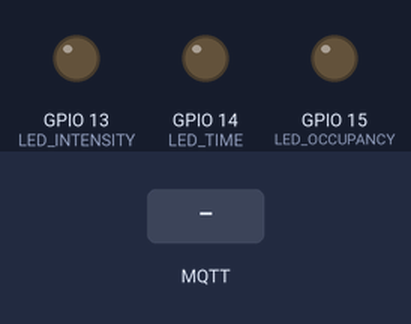
This sketch was run on a simulated ESP8266 (NodeMCU). Shown: output pins drawn as LEDs (lit = HIGH). The test bench sets the inputs (shaded band). WiFi joins after 1.5 s; servers stay silent unless stated; random numbers use the default seed unless the sketch sets one; no MQTT or app messages arrive unless stated; what the sketch prints to the serial monitor is not drawn.

Above: at 2.7 s.
2.8 s: MQTT message "1" arrives on the first subscribed topic
At 3.5 s:
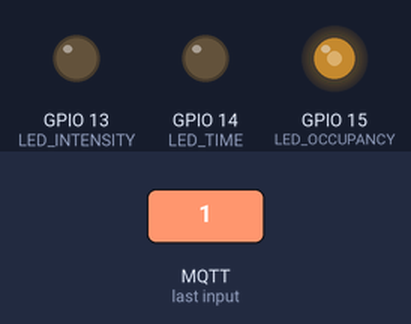
4.3 s: MQTT message "1" arrives on the third subscribed topic
At 4.6 s:
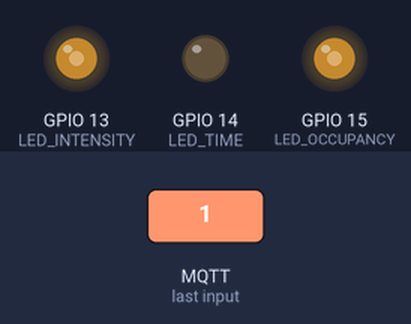
5.8 s: MQTT message "0" arrives on the first subscribed topic
At 7.0 s:
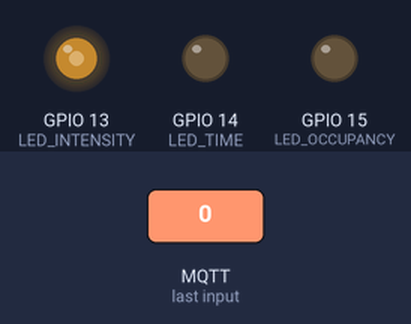
7.3 s: MQTT message "2" arrives on the first subscribed topic
At 8.1 s:
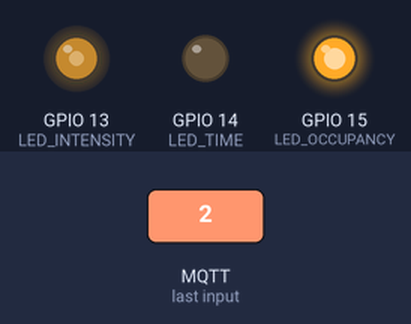
8.8 s: MQTT message "1" arrives on the second subscribed topic
At 9.3 s:
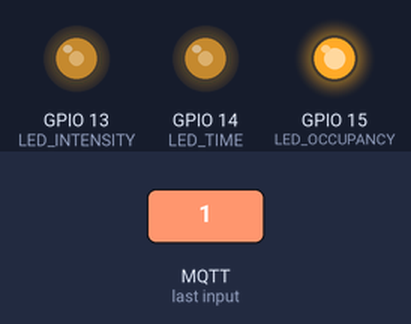
10.3 s: MQTT message "5" arrives on the first subscribed topic
At 11.6 s:
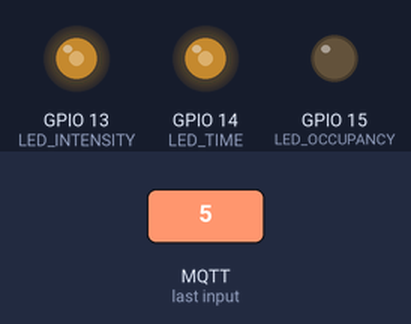
Timing chart, 0 to 12.8 s (numbered marks = the images above; inputs shaded):
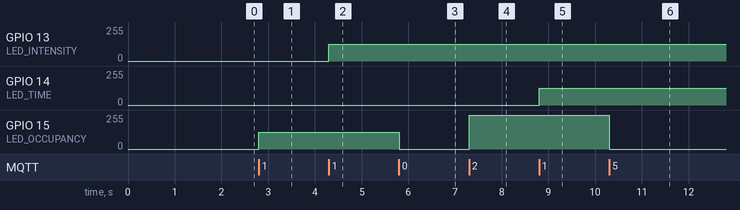

The sketch:

mqtt_esp8266.ino
```cpp
#include <ESP8266WiFi.h>
#include <PubSubClient.h>
int LED_OCCUPANCY = 15;  //D8
int LED_TIME = 14;       //D5
int LED_INTENSITY = 13;  //D7

//3nG5tuDt
//Eng-Student //39829828
const char* ssid = "Eng-Student";
const char* password = "3nG5tuDt";
const char* mqtt_server = "10.40.18.10";
//test.mosquitto.org  //10.40.18.10

WiFiClient espClient;
PubSubClient client(espClient);
unsigned long lastMsg = 0;
#define MSG_BUFFER_SIZE	(50)
char msg[MSG_BUFFER_SIZE];
int value = 0;

void setup_wifi() {

  delay(10);
  // We start by connecting to a WiFi network
  Serial.println();
  Serial.print("Connecting to ");
  Serial.println(ssid);

  WiFi.mode(WIFI_STA);
  WiFi.begin(ssid, password);

  while (WiFi.status() != WL_CONNECTED) {
    delay(500);
    Serial.print("connecting..");
  }

  randomSeed(micros());

  Serial.println("");
  Serial.println("WiFi connected");
  Serial.println("IP address: ");
  Serial.println(WiFi.localIP());
}

void callback(char* topic, byte* payload, unsigned int length) {
  Serial.print("Message arrived [");
  Serial.print(topic);
  Serial.print("] ");
  char brightness[length];
  for (int i = 0; i < length; i++) {
    brightness[i] = (char)payload[i];
  }
  brightness[length] = '\0';

  int  n;
  n = atoi(brightness);   //get the brightness value as integer
  Serial.println(n);
  if(strcmp(topic, "326project/smartbuilding/lighting/0/1/switch/inside/1") == 0){
  // Switch off the LED if an 0 was received as first character
    if ((char)payload[0] == '0') {
      digitalWrite(LED_OCCUPANCY, LOW);   // Turn the inside LED1 off
      client.publish("326project/smartbuilding/lighting/0/1/led/inside/1", "OFF");
    } else if ((char)payload[0] == '1') {
      analogWrite(LED_OCCUPANCY, 127);  // Turn the inside LED1 dim
      client.publish("326project/smartbuilding/lighting/0/1/led/inside/1", "DIM");
    }else if ((char)payload[0] == '2'){
      digitalWrite(LED_OCCUPANCY, HIGH);  // Turn the inside LED1 on by making the voltage HIGH
      client.publish("326project/smartbuilding/lighting/0/1/led/inside/1", "ON");
    }
    else{
      digitalWrite(LED_OCCUPANCY, LOW);   // Turn the inside LED1 off
      client.publish("326project/smartbuilding/lighting/0/1/led/inside/1", "OFF");
    }
  }
  if(strcmp(topic, "326project/smartbuilding/lighting/0/1/switch/inside/2") == 0){

      // Switch off the inside LED2 if an 0 was received as first character
    if ((char)payload[0] == '0') {
      digitalWrite(LED_TIME, LOW);   // Turn the inside LED2 off
      client.publish("326project/smartbuilding/lighting/0/1/led/inside/2", "OFF");
    } else if ((char)payload[0] == '1') {
      analogWrite(LED_TIME, 127);  // Turn the inside LED2 dim by making the voltage HIGH
      client.publish("326project/smartbuilding/lighting/0/1/led/inside/2",  "DIM");
    }else if ((char)payload[0] == '2'){
      digitalWrite(LED_TIME, HIGH);  // Turn the inside LED2 on by making the voltage HIGH
      client.publish("326project/smartbuilding/lighting/0/1/led/inside/2", "ON");
    }
    else{
      digitalWrite(LED_TIME, LOW);   // Turn the inside LED2 off
      client.publish("326project/smartbuilding/lighting/0/1/led/inside/2", "OFF");    }
  }

  if(strcmp(topic, "326project/smartbuilding/lighting/0/1/switch/outside/1") == 0){
      // Switch off the outside LED1 if an 0 was received as first character
    if ((char)payload[0] == '0') {
      digitalWrite(LED_INTENSITY, LOW);   // Turn the outside LED1 off
      client.publish("326project/smartbuilding/lighting/0/1/led/outside/1", "OFF");
    } else if ((char)payload[0] == '1') {
      analogWrite(LED_INTENSITY, 127);  // Turn the outside LED1 dim by making the voltage HIGH
      client.publish("326project/smartbuilding/lighting/0/1/led/outside/1", "DIM");
    }else if ((char)payload[0] == '2'){
      digitalWrite(LED_INTENSITY, HIGH);  // Turn the outside LED1 on by making the voltage HIGH
      client.publish("326project/smartbuilding/lighting/0/1/led/outside/1", "ON");
    }
    else  {
      digitalWrite(LED_INTENSITY, LOW);   // Turn the outside LED1 off
      client.publish("326project/smartbuilding/lighting/0/1/led/outside/1", "OFF");    }
        //analogWrite(LED_INTENSITY, n);
  }

  if(strcmp(topic, "326project/smartbuilding/lighting/0/1/switch/inside/3") == 0){
    analogWrite(LED_INTENSITY, n);
  }


}
void reconnect() {
  // Loop until we're reconnected
  while (!client.connected()) {
    Serial.print("Attempting MQTT connection...");
    // Create a random client ID
    String clientId = "ESP8266Client-";
    clientId += String(random(0xffff), HEX);
    // Attempt to connect
    if (client.connect(clientId.c_str())) {
      Serial.println("connected");
      // Once connected, publish an announcement...
      client.publish("326project/smartbuilding/lighting/0/1/led/inside/1", "MQTT server connected");
      client.publish("326project/smartbuilding/lighting/0/1/led/inside/2", "MQTT server connected");
      client.publish("326project/smartbuilding/lighting/0/1/led/outside/1", "MQTT server connected");

      // ... and resubscribe
      client.subscribe("326project/smartbuilding/lighting/0/1/switch/inside/1");
      client.subscribe("326project/smartbuilding/lighting/0/1/switch/inside/2");
      client.subscribe("326project/smartbuilding/lighting/0/1/switch/outside/1");
      client.subscribe("326project/smartbuilding/lighting/0/1/switch/inside/3");

    } else {
      Serial.print("failed, rc=");
      Serial.print(client.state());
      Serial.println(" try again in 5 seconds");
      // Wait 5 seconds before retrying
      delay(5000);
    }
  }
}

void setup() {
  pinMode(LED_OCCUPANCY, OUTPUT);
  pinMode(LED_INTENSITY, OUTPUT);
  pinMode(LED_TIME, OUTPUT);
  Serial.begin(115200);
  setup_wifi();
  client.setServer(mqtt_server, 1883); //8883
  client.setCallback(callback);
}

void loop() {


  if (!client.connected()) {
    reconnect();
  }
  client.loop();


}
```

Measured:
- after the input at 2.8 s, GPIO 15 (LED_OCCUPANCY): 0/255 → 127/255 at once
- after the input at 4.3 s, GPIO 13 (LED_INTENSITY): 0/255 → 127/255 at once
- after the input at 5.8 s, GPIO 15 (LED_OCCUPANCY): 127/255 → 0/255 at once
- after the input at 7.3 s, GPIO 15 (LED_OCCUPANCY): 0/255 → 255/255 at once
- after the input at 8.8 s, GPIO 14 (LED_TIME): 0/255 → 127/255 at once
- after the input at 10.3 s, GPIO 15 (LED_OCCUPANCY): 255/255 → 0/255 at once
